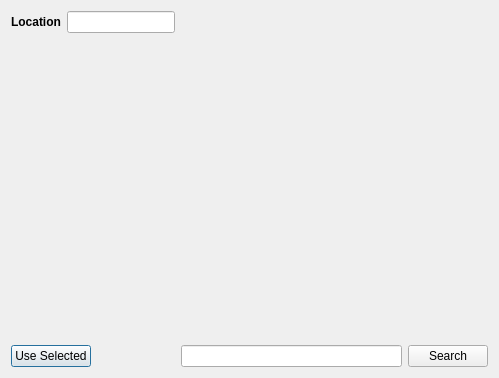
<?xml version="1.0" encoding="UTF-8"?>
<ui version="4.0">
 <class>Dialog</class>
 <widget class="QDialog" name="Dialog">
  <property name="windowModality">
   <enum>Qt::WindowModal</enum>
  </property>
  <property name="geometry">
   <rect>
    <x>0</x>
    <y>0</y>
    <width>499</width>
    <height>377</height>
   </rect>
  </property>
  <property name="windowTitle">
   <string>Dialog</string>
  </property>
  <layout class="QFormLayout" name="formLayout">
   <item row="0" column="0">
    <layout class="QHBoxLayout" name="horizontalLayout">
     <item>
      <widget class="QLabel" name="label">
       <property name="text">
        <string>&lt;html&gt;&lt;head/&gt;&lt;body&gt;&lt;p&gt;&lt;span style=&quot; font-weight:600;&quot;&gt;Location&lt;/span&gt;&lt;/p&gt;&lt;/body&gt;&lt;/html&gt;</string>
       </property>
      </widget>
     </item>
     <item>
      <widget class="QLineEdit" name="lineEdit">
       <property name="readOnly">
        <bool>true</bool>
       </property>
      </widget>
     </item>
    </layout>
   </item>
   <item row="1" column="0" colspan="2">
    <widget class="QWidget" name="widget" native="true">
     <property name="sizePolicy">
      <sizepolicy hsizetype="Preferred" vsizetype="Preferred">
       <horstretch>0</horstretch>
       <verstretch>0</verstretch>
      </sizepolicy>
     </property>
     <property name="minimumSize">
      <size>
       <width>400</width>
       <height>300</height>
      </size>
     </property>
    </widget>
   </item>
   <item row="2" column="0">
    <widget class="QPushButton" name="pushButton">
     <property name="text">
      <string>Use Selected</string>
     </property>
    </widget>
   </item>
   <item row="2" column="1">
    <layout class="QHBoxLayout" name="horizontalLayout_2">
     <item>
      <widget class="QLineEdit" name="lineEdit_2"/>
     </item>
     <item>
      <widget class="QPushButton" name="pushButton_2">
       <property name="text">
        <string>Search</string>
       </property>
      </widget>
     </item>
    </layout>
   </item>
  </layout>
 </widget>
 <resources/>
 <connections/>
</ui>
